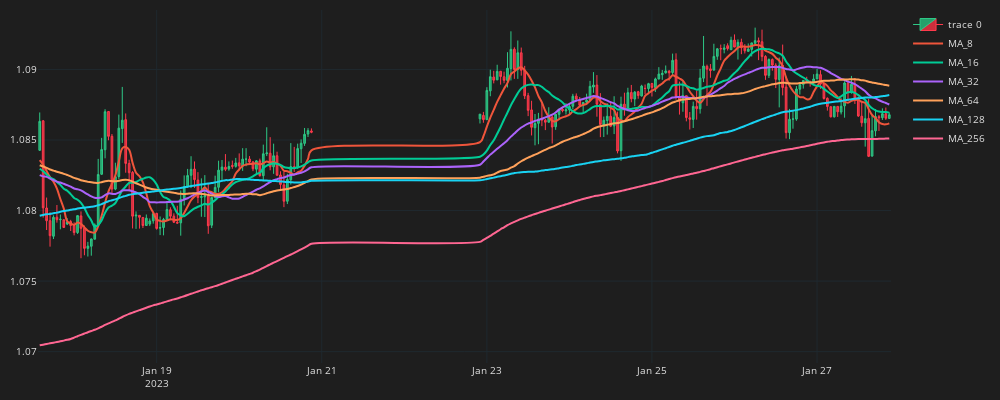

Write notebook code for a chart like this one.
### Code cell
fig = go.Figure()
fig.add_trace(go.Candlestick(
    x=df_plot.time, open=df_plot.mid_o, high=df_plot.mid_h, low=df_plot.mid_l, close=df_plot.mid_c,
    line=dict(width=1), opacity=1,
    increasing_fillcolor='#24A06B',
    decreasing_fillcolor="#CC2E3C",
    increasing_line_color='#2EC886',  
    decreasing_line_color='#FF3A4C'
))
# This plots the moving average indicator
for ma in ma_list:  
    col = f"MA_{ma}"
    fig.add_trace(go.Scatter(x=df_plot.time, 
        y=df_plot[col],
        line=dict(width=2),
        line_shape='spline',
        name=col
        ))
fig.update_layout(width=1000,height=400,
    margin=dict(l=10,r=10,b=10,t=10),
    font=dict(size=10,color="#e1e1e1"),
    paper_bgcolor="#1e1e1e",
    plot_bgcolor="#1e1e1e")
fig.update_xaxes(
    gridcolor="#1f292f",
    showgrid=True,fixedrange=True,rangeslider=dict(visible=False)
)
fig.update_yaxes(
    gridcolor="#1f292f",
    showgrid=True
)
fig.show()

### Figure 1 — Plotly figure (JSON) as saved in the notebook; plotly's stock layout.template omitted (floating-point values rounded to 4 significant figures; data arrays with more than 128 entries replaced by an {"elided": "..."} marker saying what was removed)
{"data": [{"close": {"elided": "200 float values"}, "decreasing": {"fillcolor": "#CC2E3C", "line": {"color": "#FF3A4C"}}, "high": {"elided": "200 float values"}, "increasing": {"fillcolor": "#24A06B", "line": {"color": "#2EC886"}}, "line": {"width": 1}, "low": {"elided": "200 float values"}, "opacity": 1, "open": {"elided": "200 float values"}, "type": "candlestick", "x": {"elided": "200 str values"}}, {"line": {"shape": "spline", "width": 2}, "name": "MA_8", "type": "scatter", "x": {"elided": "200 str values"}, "y": {"elided": "200 float values"}}, {"line": {"shape": "spline", "width": 2}, "name": "MA_16", "type": "scatter", "x": {"elided": "200 str values"}, "y": {"elided": "200 float values"}}, {"line": {"shape": "spline", "width": 2}, "name": "MA_32", "type": "scatter", "x": {"elided": "200 str values"}, "y": {"elided": "200 float values"}}, {"line": {"shape": "spline", "width": 2}, "name": "MA_64", "type": "scatter", "x": {"elided": "200 str values"}, "y": {"elided": "200 float values"}}, {"line": {"shape": "spline", "width": 2}, "name": "MA_128", "type": "scatter", "x": {"elided": "200 str values"}, "y": {"elided": "200 float values"}}, {"line": {"shape": "spline", "width": 2}, "name": "MA_256", "type": "scatter", "x": {"elided": "200 str values"}, "y": {"elided": "200 float values"}}], "layout": {"font": {"color": "#e1e1e1", "size": 10}, "height": 400, "margin": {"b": 10, "l": 10, "r": 10, "t": 10}, "paper_bgcolor": "#1e1e1e", "plot_bgcolor": "#1e1e1e", "width": 1000, "xaxis": {"fixedrange": true, "gridcolor": "#1f292f", "rangeslider": {"visible": false}, "showgrid": true}, "yaxis": {"gridcolor": "#1f292f", "showgrid": true}}}
